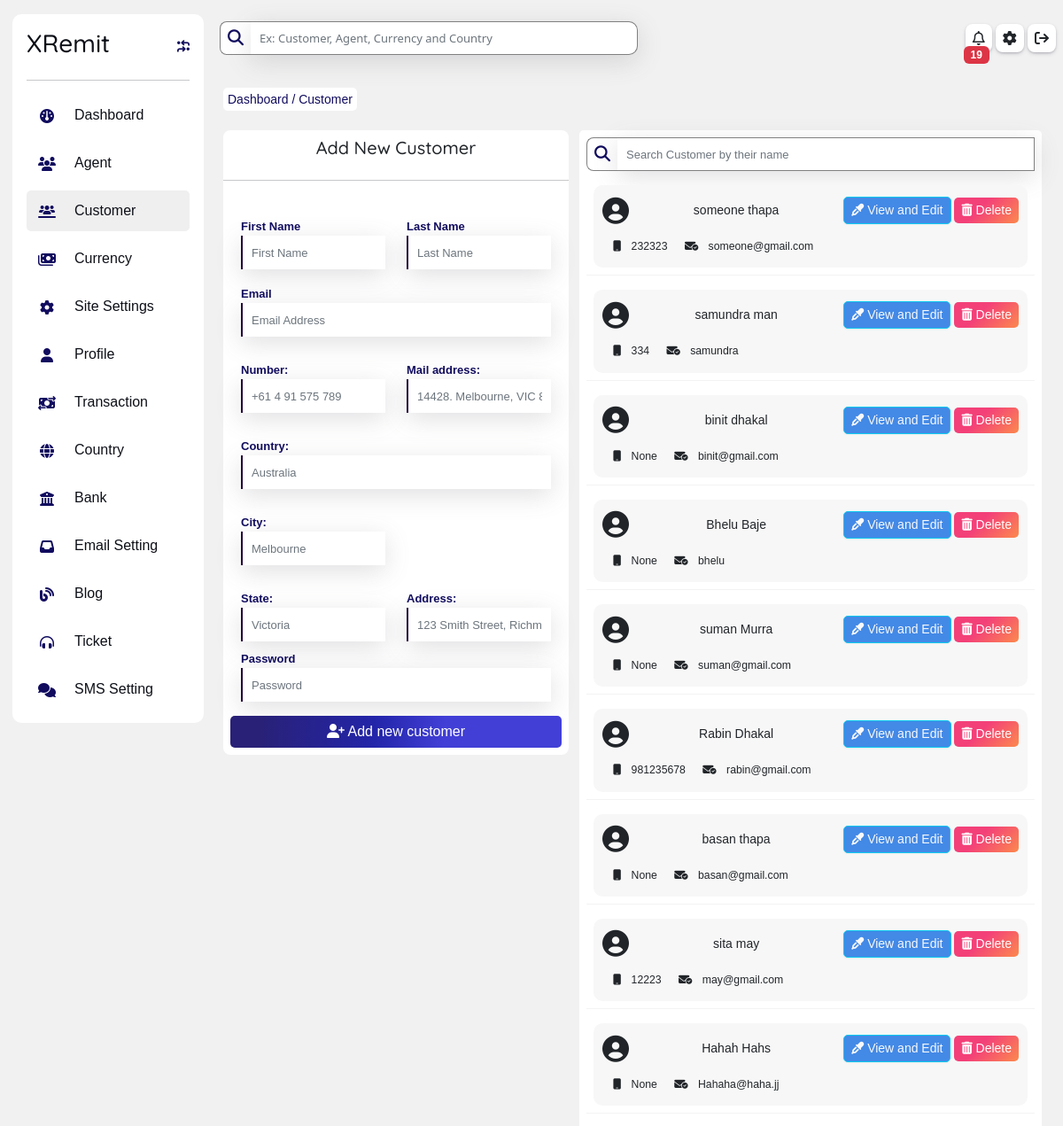
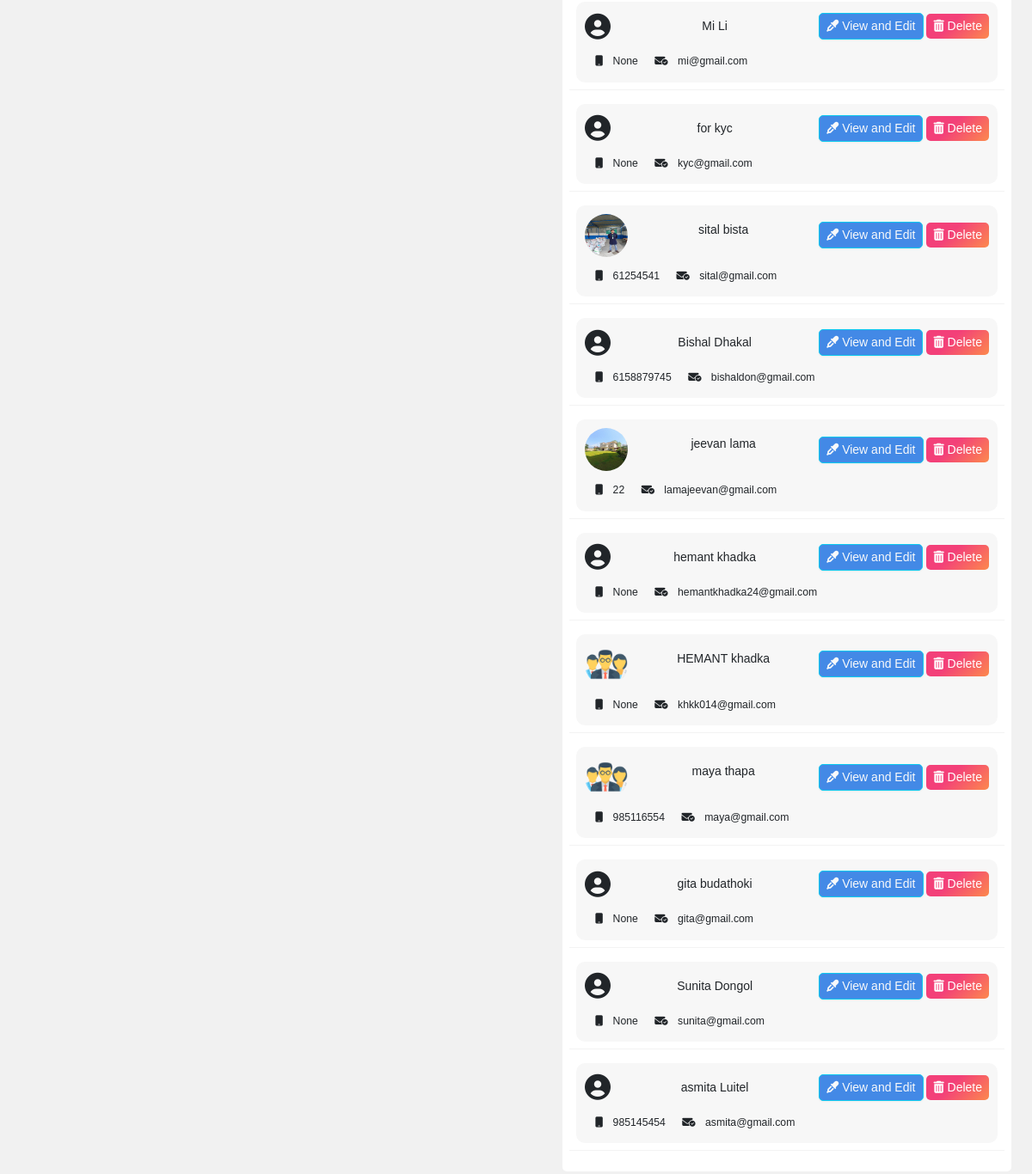
Page /owner/customer-data on the committed database (2 pictures, top to bottom).
### remit/homepage/models.py (models this page shows, shortened)
class CustomUser(AbstractUser):
    user_type_data = (("owner", "owner"), ("agent", 'agent'), ("customer", 'customer'))
    user_type = models.CharField(default = "owner", choices = user_type_data, max_length = 20)
    email = models.EmailField(unique = True)

class Customer(models.Model):
    admin = models.OneToOneField(CustomUser, related_name ="customer", on_delete=models.CASCADE, null = True, blank = True)
    number = models.BigIntegerField(null = True)
    mail_address = models.CharField(max_length=100, null = True, blank = True)
    state = models.CharField(max_length=100, null = True, blank = True)
    city = models.CharField(max_length=100, null = True, blank = True)
    country = models.CharField(max_length=100, null = True, blank = True)
    address = models.CharField(max_length = 200, null = True, blank = True)
    profil_pic = models.ImageField(upload_to ="profile_pic/customer/", null = True, blank = True)
    created_at = models.DateTimeField(auto_now_add= True)
    added_by = models.ForeignKey(CustomUser, null=True, blank = True, related_name = 'student_adder', on_delete = models.CASCADE)
    updated_at = models.DateTimeField(auto_now=True)
    banned = models.BooleanField(default=False)
    security = models.CharField(max_length=200, choices=(
        ('email', 'email'),
        ('sms', 'sms'),
        ('both', 'both'),
        ('none','none')
    ), default='none', null= True, blank = True)
    kyc_verified = models.BooleanField(default=False)
    rejected = models.BooleanField(default=False)
    objects = models.Manager()

### remit/owner/views.py (the view, shortened to what this page needs)
# urls.py: path('customer-data', views.CustomerView.as_view(), name="customer"),
class CustomerView(View):
    template_name = 'owner/customer.html'
    dist = {
            'form':CustomerForm(),
            'form_head': "Add new customer",
            'button':"Add new customer",
            'user': CustomUser.objects.filter(user_type = "customer").order_by('-id')
        }
    def get(self, request, *args, **kwargs):
        noti = notification(request)
        self.dist.update(noti)
        return render(request, self.template_name, self.dist)

### remit/homepage/forms.py
class CustomerForm(forms.ModelForm):
    class Meta:
        model = Customer
        fields = ('__all__')
        widgets = {
            'number': forms.NumberInput(attrs={'class':'form-control', 'placeholder':'+61 4 91 575 789'}),
            'mail_address': forms.TextInput(attrs={'class':'form-control', 'placeholder':'14428. Melbourne, VIC 8001'}),
            'state': forms.TextInput(attrs={'class':'form-control', 'placeholder':'Victoria'}),
            'city' : forms.TextInput(attrs={'class':'form-control', 'placeholder':'Melbourne'}),
            'country' : forms.TextInput(attrs={'class':'form-control', 'placeholder':'Australia'}),
            'address' : forms.TextInput(attrs={'class':'form-control', 'placeholder':'123 Smith Street, Richmond, Victoria'}),
            'profil_pic' : forms.FileInput(attrs={'accept':"image/*", 'class':'form-control', 'placeholder':'Profile Picture'}),
        }

### remit/homepage/models.py (called while the page is built)
    def __str__(self):
        return self.name

### remit/owner/views.py (called while the page is built)
def notification(request):
    noti = AdminNotification.objects.filter(seen= False).order_by('-id')
    count = noti.filter(seen= False).count()
    try:
       navbarstatus= request.session['navbar']
    except:
        navbarstatus= 'big'
    li = {
        'noti':noti,
        'noti_count':count,
        'navbarstatus':navbarstatus
    }
    return li

### remit/template/owner/customer.html (shortened to what this page needs)
{% extends 'owner/dashboard.html' %}
{% load static %}
{% block inside %}
<div class="row p-0 m-0 mt-3">
    <div>
      <div class="topBox mt-3 p-2">
        <small>This is customer details page where you can addd-update-delete customer/small>
      </div>
    </div>
    <div class="mt-3 mb-3">
      <span class="breadcum">
        <a href="{%url 'owner:dashboard'%}">
            Dashboard
        </a>/
            Customer
      </span>
    </div>
    <div class="row p-0 m-0 mt-3">
        <div class="col-lg-5 col-12 m-0 p-0 mt-2">
            <div id="login-card" class="p-0 m-0">
                <h5 class="m-0 p-2 text-capitalize text-center">{{form_head}}</h5>
                <hr>
                <form class="p-2" action="" method="post">
                    <div class="row p-0 m-0">
                        <div class="col-6 mt-2">
                            <label for="first_name">First Name</label>
                            <input type="text" name="first_name" id="" required class="form-control" placeholder="First Name">
                        </div>
                        <div class="col-6 mt-2">
                            <label for="last_name">Last Name</label>
                            <input type="text" name="last_name" id="" required class="form-control" placeholder="Last Name">
                        </div>
                        <div class="col-12 mt-2">
                            <label for="email">Email</label>
                            <input type="email" name="email" id="" required class="form-control" placeholder="Email Address">
                        </div>
                        <div class="col-6 mt-2">
                            <label for="email">{{form.number.label_tag}}</label>
                            {{form.number}}
                        </div>
                        <div class="col-6 mt-2">
                            <label for="email">{{form.mail_address.label_tag}}</label>
                            {{form.mail_address}}
                        </div>
                        <div class="col-12 mt-2">
                            <label for="email">{{form.country.label_tag}}</label>
                            {{form.country }}
                        </div>
                        <div class="col-6 mt-2">
                            <label for="email">{{form.city.label_tag}}</label>
                            {{form.city}}
                        </div>
                        <div class="col-6 mt-2">
                        </div>
                        <div class="col-6 mt-2">
                            <label for="email">{{form.state.label_tag}}</label>
                            {{form.state}}
                        </div>
                        <div class="col-6 mt-2">
                            <label for="email">{{form.address.label_tag}}</label>
                            {{form.address}}
                        </div>
                        <div class="col-12">
                            <label for="password">Password</label>
                            <input type="password" name="password" id="" required class="form-control" placeholder="Password">
                        </div>
                        <button class="btn btn-primary mt-3" type="submit">
                            <i class="fa fa-user-plus"></i>  {{button}}
                        </button>
                    </div>
                </form>
            </div>
        </div>
        <div class="col-lg-7 col-12 mt-2">
            <div class="p-2 card">
                <div class=" login-flex d-flex my-auto" style="width: 100%;">
                    <i class="fa fa-magnifying-glass my-auto p-2"></i>
                    <input type="text" name="search"  id="search" onkeyup="SearchName()" class="form-control"  placeholder="Search Customer by their name" required id="">
                   </div>
                <table class="table border-1 " id="myTable">
                    <tbody>
                        {% for i in user  %}
                        <tr>
                            <td>
                                <div class="item-list-div mt-2 p-1">
                                    <div class="d-flex justify-content-between">
                                        {% if i.customer.profil_pic %}
                                            <img class="my-auto" src="{{i.customer.profil_pic.url}}" alt="" style="height: 50px; width: 50px; border-radius: 50%;">
                                        {%else%}
                                            <i class="fa fa-user-circle my-auto" style="font-size: 30px;">
                                            </i>
                                        {% endif %}
                                        <p class="m-0 p-2">
                                            {{i.get_full_name}}
                                        </p>
                                        <div class="my-auto">
                                            <a href="{%url 'owner:customerProfile' i.id%}">
                                                <button class="btn btn-sm btn-info text-white">
                                                    <span class="text-light">
                                                        <i class="fa fa-eye-dropper"></i>
                                                        View and Edit
                                                    </span>
                                                </button>
                                            </a>
                                            <button class="btn btn-sm btn-danger" data-bs-toggle="modal" data-bs-target="#exampleModal{{i.id}}">
                                                <i class="fa fa-trash-alt"></i>
                                                Delete
                                            </button>
                                        </div>
                                    </div>
                                    <div class="mt-2">
                                        <small class="p-1">
                                            <i class="fa fa-mobile p-2"></i>
                                            {{i.customer.number}}
                                        </small>
                                        <small class="p-1">
                                            <i class="fa fa-envelope-circle-check p-2"></i>
                                            {{i.email}}
                                        </small>
                                    </div>
                                </div>
                            </td>
                        </tr>
                        {% endfor %}
                    </tbody>
                </table>
            </div>
        </div>
    </div>
</div>
{% endblock inside %}

### remit/static/css/style.css (style rules this page uses)
.btn-primary { background-image: linear-gradient(92.88deg, #292177 9.16%, #2325aa 43.89%, #423fd7 64.72%); border-radius: 5px; border-style: none; color: #FFFFFF; cursor: pointer; font-weight: 500; text-align: center; transition: all .5s; }
.btn-danger { align-items: center; background-image: linear-gradient(135deg, #f34079 40%, #fc894d); border: 0; border-radius: 5px; box-sizing: border-box; color: #fff; cursor: pointer; }
.btn-info { background-color: #4389e6; border-radius: 5px; box-sizing: border-box; color: #111827; text-align: center; text-decoration-thickness: auto; box-shadow: 0 1px 2px 0 rgba(0, 0, 0, 0.05); cursor: pointer; user-select: none; -webkit-user-select: none; touch-action: manipulation; }
.form-control { color: rgb(31, 3, 54); font-size: 13px; border: none; border-left:2px solid rgb(31, 3, 54); height: 38px; background-color: white; box-shadow: rgba(100, 100, 111, 0.2) 0px 7px 29px 0px; padding: 10px; border-radius: 0px; }
.card { border-radius: 5px; border: none!important; }
h1, h2, h3, h4, h5, h6 { font-family: 'Quicksand', sans-serif; }
body { background-color: #f1f1f1; }
#login-card { background-color: rgb(255, 255, 255); border-radius: 8px; }
.login-flex i { background-color: white; font-size: 18px; height: 38px; border-left: 1px solid grey; border-top: 1px solid grey; border-bottom: 1px solid grey; color: #110c5e; border-top-left-radius: 8px; border-bottom-left-radius: 8px; box-shadow: rgb(rgb(1rgb(169, 169, 169)84, 184), rgb(141rgb(92, 92, 92)1, 141), #1e1780); }
.breadcum { padding: 5px; font-weight:300; background-color: rgb(255, 255, 255); color: #110c5e; border-radius: 5px; box-shadow: rgba(50, 50, 93, 0.25) 0px 50px 100px -20px, rgba(0, 0, 0, 0.3) 0px 30px 60px -30px; }
.topBox { background-color: white; border-radius: 5px; display: none; }
.item-list-div { background-color: #f7f7f7; padding: 10px!important; border-radius: 10px; }
#search { border: none; border-right: 1px solid grey; border-top: 1px solid grey; border-bottom: 1px solid grey; border-bottom-left-radius: 0px; border-top-left-radius: 0px; }
#myTable { outline: none!important; border-color: #f3f3f3; }
label { color: #110c5e; font-size: 13px; font-family:sans-serif; font-weight: bold; margin-top: 10px!important; }

### rows in the picture
CustomUser: get_full_name "someone thapa", customer.number "232323", email "someone@gmail.com"
CustomUser: get_full_name "samundra man", customer.number "334", email "samundra"
CustomUser: get_full_name "binit dhakal", customer.number "None", email "binit@gmail.com"
CustomUser: get_full_name "Bhelu Baje", customer.number "None", email "bhelu"
CustomUser: get_full_name "suman Murra", customer.number "None", email "suman@gmail.com"
CustomUser: get_full_name "Rabin Dhakal", customer.number "981235678", email "rabin@gmail.com"
CustomUser: get_full_name "basan thapa", customer.number "None", email "basan@gmail.com"
CustomUser: get_full_name "sita may", customer.number "12223", email "may@gmail.com"
CustomUser: get_full_name "Hahah Hahs", customer.number "None", email "Hahaha@haha.jj"
CustomUser: get_full_name "Mi Li", customer.number "None", email "mi@gmail.com"
CustomUser: get_full_name "for kyc", customer.number "None", email "kyc@gmail.com"
CustomUser: customer.profil_pic (picture), get_full_name "sital bista", customer.number "61254541", email "sital@gmail.com"
CustomUser: get_full_name "Bishal Dhakal", customer.number "6158879745", email "bishaldon@gmail.com"
CustomUser: customer.profil_pic (picture), get_full_name "jeevan lama", customer.number "22", email "lamajeevan@gmail.com"
CustomUser: get_full_name "hemant khadka", customer.number "None", email "hemantkhadka24@gmail.com"
CustomUser: customer.profil_pic (picture), get_full_name "HEMANT khadka", customer.number "None", email "khkk014@gmail.com"
CustomUser: customer.profil_pic (picture), get_full_name "maya thapa", customer.number "985116554", email "maya@gmail.com"
CustomUser: get_full_name "gita budathoki", customer.number "None", email "gita@gmail.com"
CustomUser: get_full_name "Sunita Dongol", customer.number "None", email "sunita@gmail.com"
CustomUser: get_full_name "asmita Luitel", customer.number "985145454", email "asmita@gmail.com"

### other values in the picture
{{ noti_count }} "19"
{{ button }} "Add new customer"
